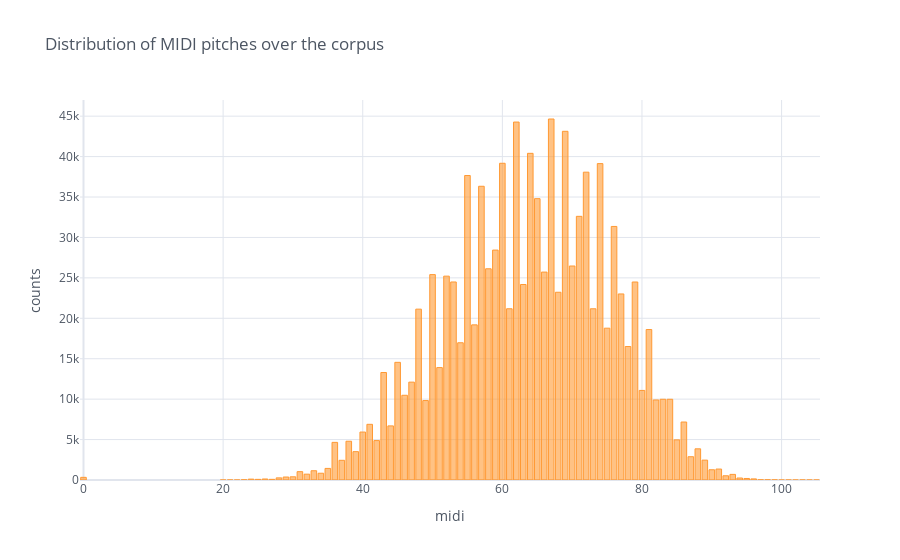

The notebook cell this image was saved under:
### Markdown cell above
# Counting notes

### Code cell
notes.midi.value_counts().iplot('bar', title='Distribution of MIDI pitches over the corpus', xTitle='midi', yTitle='counts')

### Figure 1 — Plotly figure (JSON) as saved in the notebook; plotly's stock layout.template omitted (floating-point values rounded to 4 significant figures)
{"data": [{"marker": {"color": "rgba(255, 153, 51, 0.6)", "line": {"color": "rgba(255, 153, 51, 1.0)", "width": 1}}, "name": "midi", "orientation": "v", "text": "", "type": "bar", "x": [67, 62, 69, 64, 60, 74, 72, 55, 57, 65, 71, 76, 59, 70, 58, 66, 50, 52, 53, 79, 63, 68, 77, 61, 73, 48, 56, 75, 81, 54, 78, 45, 51, 43, 47, 80, 46, 84, 83, 82, 49, 86, 41, 44, 40, 85, 42, 38, 36, 88, 39, 87, 89, 37, 35, 91, 90, 33, 31, 34, 32, 93, 92, 30, 29, 0, 28, 94, 95, 96, 26, 24, 27, 25, 97, 23, 98, 99, 103, 21, 22, 101, 100, 102, 20, 104, 105], "y": [44650, 44273, 43128, 40404, 39175, 39131, 38073, 37659, 36330, 34798, 32612, 31361, 28438, 26468, 26126, 25715, 25403, 25213, 24493, 24490, 24179, 23220, 23013, 21180, 21179, 21132, 19188, 18778, 18609, 16974, 16509, 14554, 13904, 13295, 12104, 11079, 10480, 9988, 9988, 9900, 9826, 7171, 6887, 6691, 5929, 4965, 4876, 4795, 4655, 3856, 3507, 2879, 2456, 2437, 1432, 1353, 1267, 1145, 1031, 839, 721, 694, 522, 395, 369, 328, 261, 247, 189, 136, 125, 108, 82, 79, 30, 29, 26, 18, 5, 5, 4, 3, 3, 2, 1, 1, 1]}], "layout": {"autosize": true, "legend": {"bgcolor": "#FFFFFF", "font": {"color": "#4D5663"}}, "paper_bgcolor": "#FFFFFF", "plot_bgcolor": "#FFFFFF", "title": {"font": {"color": "#4D5663"}, "text": "Distribution of MIDI pitches over the corpus"}, "xaxis": {"autorange": true, "gridcolor": "#E1E5ED", "range": [-0.5, 105.5], "showgrid": true, "tickfont": {"color": "#4D5663"}, "title": {"font": {"color": "#4D5663"}, "text": "midi"}, "type": "linear", "zerolinecolor": "#E1E5ED"}, "yaxis": {"autorange": true, "gridcolor": "#E1E5ED", "range": [0, 47000], "showgrid": true, "tickfont": {"color": "#4D5663"}, "title": {"font": {"color": "#4D5663"}, "text": "counts"}, "type": "linear", "zerolinecolor": "#E1E5ED"}}}
